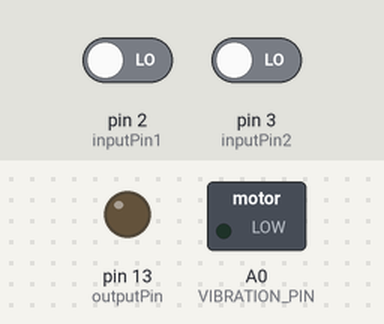
A sketch run on a simulated Arduino Uno, built with avr-gcc and run on an emulated ATmega328P. Shown: switched loads named in the sketch (green lamp = pin HIGH), output pins drawn as LEDs (lit = HIGH). The inputs (shaded band) are chosen by the test bench; at power-on: pin 3 (inputPin2) LOW, pin 2 (inputPin1) LOW.

Above: at 1.2 s.
1.3 s: pin 3 (inputPin2) driven HIGH
At 2.4 s:
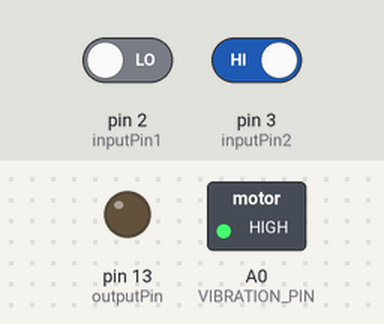
2.8 s: pin 2 (inputPin1) driven HIGH
At 3.6 s:
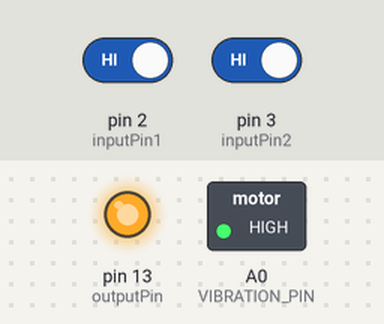
4.3 s: pin 2 (inputPin1) driven LOW
At 4.7 s:
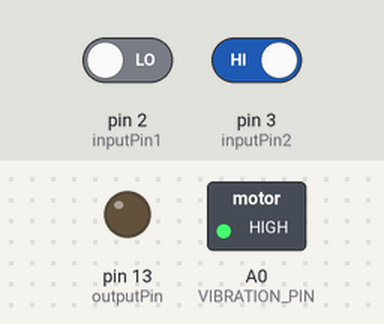
5.8 s: pin 3 (inputPin2) driven LOW
At 7.1 s:
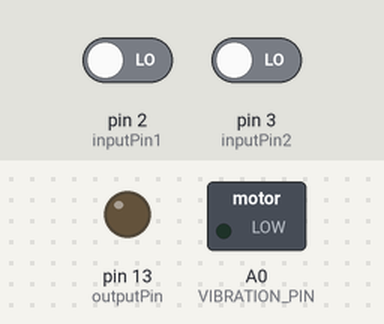
Timing chart, 0 to 8.3 s (numbered marks = the images above; inputs shaded):
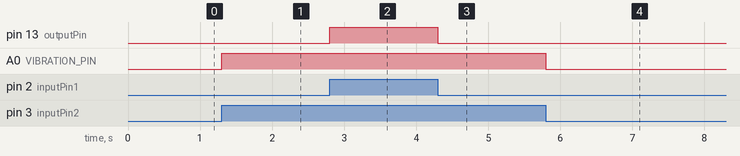

The sketch:

arduino_io_board_code_laserTVAM.ino
```cpp
/*
This script outputs a signal if both input signal are on at the same time.
Additionally it displayes the current inputs and outputs everytime a change occurs.
*/

const int inputPin1 = 2;  // Define the pin for the first input signal
const int inputPin2 = 3;  // Define the pin for the second input signal
// tvam laser pin 13
const int outputPin = 13; // Define the pin for the output signal


const int VIBRATION_PIN = A0;


void setup() {
  pinMode(inputPin1, INPUT);  // Set the first input pin as an input
  pinMode(inputPin2, INPUT);  // Set the second input pin as an input
  pinMode(outputPin, OUTPUT); // Set the output pin as an output
  pinMode(VIBRATION_PIN, OUTPUT); // Set the output pin as an output

  Serial.begin(9600); // Start serial communication at 9600 baud
}


void loop() {

  int signal1 = digitalRead(inputPin1); // Read the state of the first input signal
  int signal2 = digitalRead(inputPin2); // Read the state of the second input signal

  int signal1_before = 0;
  int signal2_before = 0;

  while(true){
    signal1 = digitalRead(inputPin1); // Read the state of the first input signal
    signal2 = digitalRead(inputPin2); // Read the state of the second input signal

    if (signal2 == HIGH){
        digitalWrite(VIBRATION_PIN, HIGH); // Power on A0
    } else {
        digitalWrite(VIBRATION_PIN, LOW); // Power off
    }


    if (signal1 == HIGH && signal2 == HIGH) { // Check if both input signals are on
      digitalWrite(outputPin, HIGH);
    } else {
      digitalWrite(outputPin, LOW);
    }
  }
}
```

Measured:
- after the input at 1.3 s, A0 (VIBRATION_PIN): LOW → HIGH at once
- after the input at 2.8 s, pin 13 (outputPin): LOW → HIGH at once
- after the input at 4.3 s, pin 13 (outputPin): HIGH → LOW at once
- after the input at 5.8 s, A0 (VIBRATION_PIN): HIGH → LOW at once
